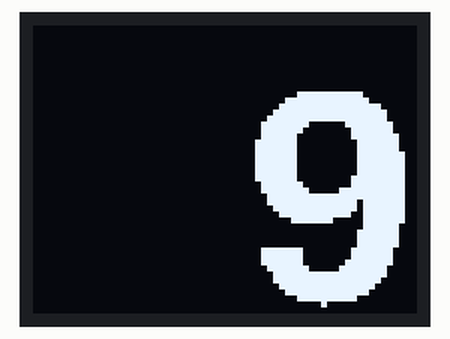
A sketch run on a simulated Arduino Uno, built with avr-gcc and run on an emulated ATmega328P. Parts: 64×48 one-colour display.

Above: at 0.73 s.

The sketch:

sketch_jun28b.ino
```cpp
#include <Arduino.h>
#include <SPI.h>
#include <U8g2lib.h>

/* Constructor */
//U8G2_SSD1306_128X32_UNIVISION_1_SW_I2C u8g2(U8G2_R0, /* clock=*/ SCL, /* data=*/ SDA, /* reset=*/ U8X8_PIN_NONE);
U8G2_SSD1306_64X48_ER_1_HW_I2C u8g2(U8G2_R0, /* reset=*/ 4);

/* u8g2.begin() is required and will sent the setup/init sequence to the display */
void setup(void) {
  u8g2.begin();
}

/* draw something on the display with the `firstPage()`/`nextPage()` loop*/
void loop(void) {
  int xpos = 35;
  int xpos2 = 9;
  int ypos1 = 47;
  for (int i=0; i<= 13; i++){
    u8g2.firstPage();
    do {
      //u8g2.setFont(u8g2_font_ncenB32_tr);

      u8g2.setFont(u8g2_font_fub35_tr);
      if (i<= 9)
        u8g2.setCursor(xpos,ypos1);
      else
        u8g2.setCursor(xpos2,ypos1);
      u8g2.print(i);

//      u8g2.setFont(u8g2_font_ncenB12_tr);
//
//      u8g2.setCursor(0,14);
//      u8g2.print(millis());
    } while ( u8g2.nextPage() );
    delay(10);

  }
  u8g2.firstPage();
  do {

    u8g2.setFont(u8g2_font_fub35_tr);
    u8g2.setCursor(xpos2,ypos1);
    u8g2.print("C");


  } while ( u8g2.nextPage() );
  delay(40);

}
```
